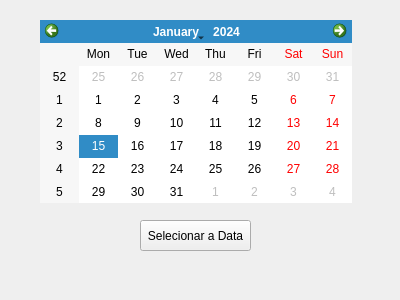
<?xml version="1.0" encoding="UTF-8"?>
<ui version="4.0">
 <class>Frame</class>
 <widget class="QFrame" name="Frame">
  <property name="geometry">
   <rect>
    <x>0</x>
    <y>0</y>
    <width>400</width>
    <height>300</height>
   </rect>
  </property>
  <property name="windowTitle">
   <string>Frame</string>
  </property>
  <widget class="QCalendarWidget" name="calendarWidget">
   <property name="geometry">
    <rect>
     <x>40</x>
     <y>20</y>
     <width>312</width>
     <height>183</height>
    </rect>
   </property>
  </widget>
  <widget class="QPushButton" name="pushButton">
   <property name="geometry">
    <rect>
     <x>140</x>
     <y>220</y>
     <width>111</width>
     <height>31</height>
    </rect>
   </property>
   <property name="text">
    <string>Selecionar a Data</string>
   </property>
  </widget>
 </widget>
 <resources/>
 <connections/>
</ui>
